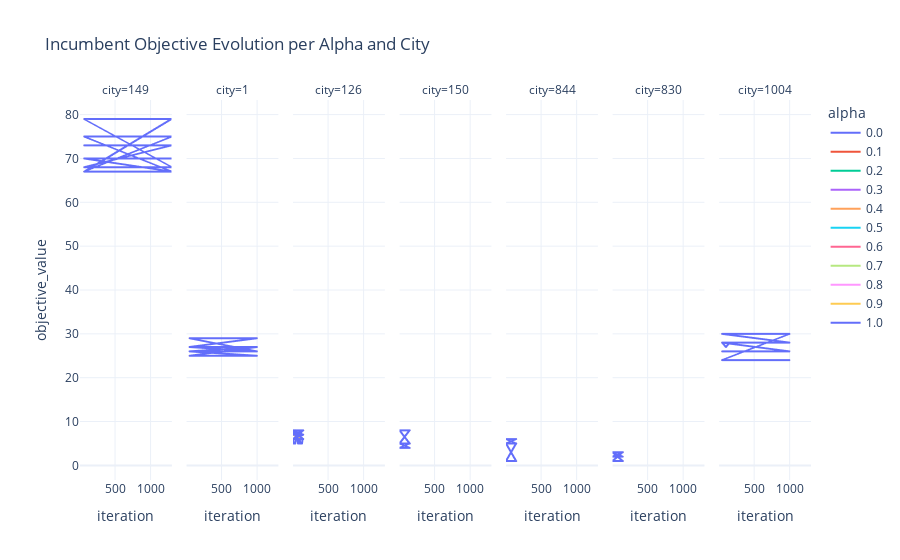

This figure's notebook cell:
### Code cell
fig = px.line(
    trace_df,
    x="iteration",
    y="objective_value",
    color="alpha",
    facet_col="city",
    title="Incumbent Objective Evolution per Alpha and City",
    template="plotly_white"
)
fig.show()

### Figure 1 — Plotly figure (JSON) as saved in the notebook; plotly's stock layout.template omitted (floating-point values rounded to 4 significant figures; data arrays with more than 128 entries replaced by an {"elided": "..."} marker saying what was removed)
{"data": [{"hovertemplate": "alpha=0.0<br>city=149<br>iteration=%{x}<br>objective_value=%{y}<extra></extra>", "legendgroup": "0.0", "line": {"color": "#636efa", "dash": "solid"}, "marker": {"symbol": "circle"}, "mode": "lines", "name": "0.0", "showlegend": true, "type": "scattergl", "x": {"elided": "133 int values"}, "xaxis": "x", "y": {"elided": "133 int values"}, "yaxis": "y"}, {"hovertemplate": "alpha=0.0<br>city=1<br>iteration=%{x}<br>objective_value=%{y}<extra></extra>", "legendgroup": "0.0", "line": {"color": "#636efa", "dash": "solid"}, "marker": {"symbol": "circle"}, "mode": "lines", "name": "0.0", "showlegend": false, "type": "scattergl", "x": {"elided": "133 int values"}, "xaxis": "x2", "y": {"elided": "133 int values"}, "yaxis": "y2"}, {"hovertemplate": "alpha=0.0<br>city=126<br>iteration=%{x}<br>objective_value=%{y}<extra></extra>", "legendgroup": "0.0", "line": {"color": "#636efa", "dash": "solid"}, "marker": {"symbol": "circle"}, "mode": "lines", "name": "0.0", "showlegend": false, "type": "scattergl", "x": {"elided": "133 int values"}, "xaxis": "x3", "y": {"elided": "133 int values"}, "yaxis": "y3"}, {"hovertemplate": "alpha=0.0<br>city=150<br>iteration=%{x}<br>objective_value=%{y}<extra></extra>", "legendgroup": "0.0", "line": {"color": "#636efa", "dash": "solid"}, "marker": {"symbol": "circle"}, "mode": "lines", "name": "0.0", "showlegend": false, "type": "scattergl", "x": {"elided": "133 int values"}, "xaxis": "x4", "y": {"elided": "133 int values"}, "yaxis": "y4"}, {"hovertemplate": "alpha=0.0<br>city=844<br>iteration=%{x}<br>objective_value=%{y}<extra></extra>", "legendgroup": "0.0", "line": {"color": "#636efa", "dash": "solid"}, "marker": {"symbol": "circle"}, "mode": "lines", "name": "0.0", "showlegend": false, "type": "scattergl", "x": {"elided": "133 int values"}, "xaxis": "x5", "y": {"elided": "133 int values"}, "yaxis": "y5"}, {"hovertemplate": "alpha=0.0<br>city=830<br>iteration=%{x}<br>objective_value=%{y}<extra></extra>", "legendgroup": "0.0", "line": {"color": "#636efa", "dash": "solid"}, "marker": {"symbol": "circle"}, "mode": "lines", "name": "0.0", "showlegend": false, "type": "scattergl", "x": {"elided": "133 int values"}, "xaxis": "x6", "y": {"elided": "133 int values"}, "yaxis": "y6"}, {"hovertemplate": "alpha=0.0<br>city=1004<br>iteration=%{x}<br>objective_value=%{y}<extra></extra>", "legendgroup": "0.0", "line": {"color": "#636efa", "dash": "solid"}, "marker": {"symbol": "circle"}, "mode": "lines", "name": "0.0", "showlegend": false, "type": "scattergl", "x": {"elided": "133 int values"}, "xaxis": "x7", "y": {"elided": "133 int values"}, "yaxis": "y7"}, {"hovertemplate": "alpha=0.1<br>city=149<br>iteration=%{x}<br>objective_value=%{y}<extra></extra>", "legendgroup": "0.1", "line": {"color": "#EF553B", "dash": "solid"}, "marker": {"symbol": "circle"}, "mode": "lines", "name": "0.1", "showlegend": true, "type": "scattergl", "x": {"elided": "133 int values"}, "xaxis": "x", "y": {"elided": "133 int values"}, "yaxis": "y"}, {"hovertemplate": "alpha=0.1<br>city=1<br>iteration=%{x}<br>objective_value=%{y}<extra></extra>", "legendgroup": "0.1", "line": {"color": "#EF553B", "dash": "solid"}, "marker": {"symbol": "circle"}, "mode": "lines", "name": "0.1", "showlegend": false, "type": "scattergl", "x": {"elided": "133 int values"}, "xaxis": "x2", "y": {"elided": "133 int values"}, "yaxis": "y2"}, {"hovertemplate": "alpha=0.1<br>city=126<br>iteration=%{x}<br>objective_value=%{y}<extra></extra>", "legendgroup": "0.1", "line": {"color": "#EF553B", "dash": "solid"}, "marker": {"symbol": "circle"}, "mode": "lines", "name": "0.1", "showlegend": false, "type": "scattergl", "x": {"elided": "133 int values"}, "xaxis": "x3", "y": {"elided": "133 int values"}, "yaxis": "y3"}, {"hovertemplate": "alpha=0.1<br>city=150<br>iteration=%{x}<br>objective_value=%{y}<extra></extra>", "legendgroup": "0.1", "line": {"color": "#EF553B", "dash": "solid"}, "marker": {"symbol": "circle"}, "mode": "lines", "name": "0.1", "showlegend": false, "type": "scattergl", "x": {"elided": "133 int values"}, "xaxis": "x4", "y": {"elided": "133 int values"}, "yaxis": "y4"}, {"hovertemplate": "alpha=0.1<br>city=844<br>iteration=%{x}<br>objective_value=%{y}<extra></extra>", "legendgroup": "0.1", "line": {"color": "#EF553B", "dash": "solid"}, "marker": {"symbol": "circle"}, "mode": "lines", "name": "0.1", "showlegend": false, "type": "scattergl", "x": {"elided": "133 int values"}, "xaxis": "x5", "y": {"elided": "133 int values"}, "yaxis": "y5"}, {"hovertemplate": "alpha=0.1<br>city=830<br>iteration=%{x}<br>objective_value=%{y}<extra></extra>", "legendgroup": "0.1", "line": {"color": "#EF553B", "dash": "solid"}, "marker": {"symbol": "circle"}, "mode": "lines", "name": "0.1", "showlegend": false, "type": "scattergl", "x": {"elided": "133 int values"}, "xaxis": "x6", "y": {"elided": "133 int values"}, "yaxis": "y6"}, {"hovertemplate": "alpha=0.1<br>city=1004<br>iteration=%{x}<br>objective_value=%{y}<extra></extra>", "legendgroup": "0.1", "line": {"color": "#EF553B", "dash": "solid"}, "marker": {"symbol": "circle"}, "mode": "lines", "name": "0.1", "showlegend": false, "type": "scattergl", "x": {"elided": "133 int values"}, "xaxis": "x7", "y": {"elided": "133 int values"}, "yaxis": "y7"}, {"hovertemplate": "alpha=0.2<br>city=149<br>iteration=%{x}<br>objective_value=%{y}<extra></extra>", "legendgroup": "0.2", "line": {"color": "#00cc96", "dash": "solid"}, "marker": {"symbol": "circle"}, "mode": "lines", "name": "0.2", "showlegend": true, "type": "scattergl", "x": {"elided": "133 int values"}, "xaxis": "x", "y": {"elided": "133 int values"}, "yaxis": "y"}, {"hovertemplate": "alpha=0.2<br>city=1<br>iteration=%{x}<br>objective_value=%{y}<extra></extra>", "legendgroup": "0.2", "line": {"color": "#00cc96", "dash": "solid"}, "marker": {"symbol": "circle"}, "mode": "lines", "name": "0.2", "showlegend": false, "type": "scattergl", "x": {"elided": "133 int values"}, "xaxis": "x2", "y": {"elided": "133 int values"}, "yaxis": "y2"}, {"hovertemplate": "alpha=0.2<br>city=126<br>iteration=%{x}<br>objective_value=%{y}<extra></extra>", "legendgroup": "0.2", "line": {"color": "#00cc96", "dash": "solid"}, "marker": {"symbol": "circle"}, "mode": "lines", "name": "0.2", "showlegend": false, "type": "scattergl", "x": {"elided": "133 int values"}, "xaxis": "x3", "y": {"elided": "133 int values"}, "yaxis": "y3"}, {"hovertemplate": "alpha=0.2<br>city=150<br>iteration=%{x}<br>objective_value=%{y}<extra></extra>", "legendgroup": "0.2", "line": {"color": "#00cc96", "dash": "solid"}, "marker": {"symbol": "circle"}, "mode": "lines", "name": "0.2", "showlegend": false, "type": "scattergl", "x": {"elided": "133 int values"}, "xaxis": "x4", "y": {"elided": "133 int values"}, "yaxis": "y4"}, {"hovertemplate": "alpha=0.2<br>city=844<br>iteration=%{x}<br>objective_value=%{y}<extra></extra>", "legendgroup": "0.2", "line": {"color": "#00cc96", "dash": "solid"}, "marker": {"symbol": "circle"}, "mode": "lines", "name": "0.2", "showlegend": false, "type": "scattergl", "x": {"elided": "133 int values"}, "xaxis": "x5", "y": {"elided": "133 int values"}, "yaxis": "y5"}, {"hovertemplate": "alpha=0.2<br>city=830<br>iteration=%{x}<br>objective_value=%{y}<extra></extra>", "legendgroup": "0.2", "line": {"color": "#00cc96", "dash": "solid"}, "marker": {"symbol": "circle"}, "mode": "lines", "name": "0.2", "showlegend": false, "type": "scattergl", "x": {"elided": "133 int values"}, "xaxis": "x6", "y": {"elided": "133 int values"}, "yaxis": "y6"}, {"hovertemplate": "alpha=0.2<br>city=1004<br>iteration=%{x}<br>objective_value=%{y}<extra></extra>", "legendgroup": "0.2", "line": {"color": "#00cc96", "dash": "solid"}, "marker": {"symbol": "circle"}, "mode": "lines", "name": "0.2", "showlegend": false, "type": "scattergl", "x": {"elided": "133 int values"}, "xaxis": "x7", "y": {"elided": "133 int values"}, "yaxis": "y7"}, {"hovertemplate": "alpha=0.3<br>city=149<br>iteration=%{x}<br>objective_value=%{y}<extra></extra>", "legendgroup": "0.3", "line": {"color": "#ab63fa", "dash": "solid"}, "marker": {"symbol": "circle"}, "mode": "lines", "name": "0.3", "showlegend": true, "type": "scattergl", "x": {"elided": "133 int values"}, "xaxis": "x", "y": {"elided": "133 int values"}, "yaxis": "y"}, {"hovertemplate": "alpha=0.3<br>city=1<br>iteration=%{x}<br>objective_value=%{y}<extra></extra>", "legendgroup": "0.3", "line": {"color": "#ab63fa", "dash": "solid"}, "marker": {"symbol": "circle"}, "mode": "lines", "name": "0.3", "showlegend": false, "type": "scattergl", "x": {"elided": "133 int values"}, "xaxis": "x2", "y": {"elided": "133 int values"}, "yaxis": "y2"}, {"hovertemplate": "alpha=0.3<br>city=126<br>iteration=%{x}<br>objective_value=%{y}<extra></extra>", "legendgroup": "0.3", "line": {"color": "#ab63fa", "dash": "solid"}, "marker": {"symbol": "circle"}, "mode": "lines", "name": "0.3", "showlegend": false, "type": "scattergl", "x": {"elided": "133 int values"}, "xaxis": "x3", "y": {"elided": "133 int values"}, "yaxis": "y3"}, {"hovertemplate": "alpha=0.3<br>city=150<br>iteration=%{x}<br>objective_value=%{y}<extra></extra>", "legendgroup": "0.3", "line": {"color": "#ab63fa", "dash": "solid"}, "marker": {"symbol": "circle"}, "mode": "lines", "name": "0.3", "showlegend": false, "type": "scattergl", "x": {"elided": "133 int values"}, "xaxis": "x4", "y": {"elided": "133 int values"}, "yaxis": "y4"}, {"hovertemplate": "alpha=0.3<br>city=844<br>iteration=%{x}<br>objective_value=%{y}<extra></extra>", "legendgroup": "0.3", "line": {"color": "#ab63fa", "dash": "solid"}, "marker": {"symbol": "circle"}, "mode": "lines", "name": "0.3", "showlegend": false, "type": "scattergl", "x": {"elided": "133 int values"}, "xaxis": "x5", "y": {"elided": "133 int values"}, "yaxis": "y5"}, {"hovertemplate": "alpha=0.3<br>city=830<br>iteration=%{x}<br>objective_value=%{y}<extra></extra>", "legendgroup": "0.3", "line": {"color": "#ab63fa", "dash": "solid"}, "marker": {"symbol": "circle"}, "mode": "lines", "name": "0.3", "showlegend": false, "type": "scattergl", "x": {"elided": "133 int values"}, "xaxis": "x6", "y": {"elided": "133 int values"}, "yaxis": "y6"}, {"hovertemplate": "alpha=0.3<br>city=1004<br>iteration=%{x}<br>objective_value=%{y}<extra></extra>", "legendgroup": "0.3", "line": {"color": "#ab63fa", "dash": "solid"}, "marker": {"symbol": "circle"}, "mode": "lines", "name": "0.3", "showlegend": false, "type": "scattergl", "x": {"elided": "133 int values"}, "xaxis": "x7", "y": {"elided": "133 int values"}, "yaxis": "y7"}, {"hovertemplate": "alpha=0.4<br>city=149<br>iteration=%{x}<br>objective_value=%{y}<extra></extra>", "legendgroup": "0.4", "line": {"color": "#FFA15A", "dash": "solid"}, "marker": {"symbol": "circle"}, "mode": "lines", "name": "0.4", "showlegend": true, "type": "scattergl", "x": {"elided": "133 int values"}, "xaxis": "x", "y": {"elided": "133 int values"}, "yaxis": "y"}, {"hovertemplate": "alpha=0.4<br>city=1<br>iteration=%{x}<br>objective_value=%{y}<extra></extra>", "legendgroup": "0.4", "line": {"color": "#FFA15A", "dash": "solid"}, "marker": {"symbol": "circle"}, "mode": "lines", "name": "0.4", "showlegend": false, "type": "scattergl", "x": {"elided": "133 int values"}, "xaxis": "x2", "y": {"elided": "133 int values"}, "yaxis": "y2"}, {"hovertemplate": "alpha=0.4<br>city=126<br>iteration=%{x}<br>objective_value=%{y}<extra></extra>", "legendgroup": "0.4", "line": {"color": "#FFA15A", "dash": "solid"}, "marker": {"symbol": "circle"}, "mode": "lines", "name": "0.4", "showlegend": false, "type": "scattergl", "x": {"elided": "133 int values"}, "xaxis": "x3", "y": {"elided": "133 int values"}, "yaxis": "y3"}, {"hovertemplate": "alpha=0.4<br>city=150<br>iteration=%{x}<br>objective_value=%{y}<extra></extra>", "legendgroup": "0.4", "line": {"color": "#FFA15A", "dash": "solid"}, "marker": {"symbol": "circle"}, "mode": "lines", "name": "0.4", "showlegend": false, "type": "scattergl", "x": {"elided": "133 int values"}, "xaxis": "x4", "y": {"elided": "133 int values"}, "yaxis": "y4"}, {"hovertemplate": "alpha=0.4<br>city=844<br>iteration=%{x}<br>objective_value=%{y}<extra></extra>", "legendgroup": "0.4", "line": {"color": "#FFA15A", "dash": "solid"}, "marker": {"symbol": "circle"}, "mode": "lines", "name": "0.4", "showlegend": false, "type": "scattergl", "x": {"elided": "133 int values"}, "xaxis": "x5", "y": {"elided": "133 int values"}, "yaxis": "y5"}, {"hovertemplate": "alpha=0.4<br>city=830<br>iteration=%{x}<br>objective_value=%{y}<extra></extra>", "legendgroup": "0.4", "line": {"color": "#FFA15A", "dash": "solid"}, "marker": {"symbol": "circle"}, "mode": "lines", "name": "0.4", "showlegend": false, "type": "scattergl", "x": {"elided": "133 int values"}, "xaxis": "x6", "y": {"elided": "133 int values"}, "yaxis": "y6"}, {"hovertemplate": "alpha=0.4<br>city=1004<br>iteration=%{x}<br>objective_value=%{y}<extra></extra>", "legendgroup": "0.4", "line": {"color": "#FFA15A", "dash": "solid"}, "marker": {"symbol": "circle"}, "mode": "lines", "name": "0.4", "showlegend": false, "type": "scattergl", "x": {"elided": "133 int values"}, "xaxis": "x7", "y": {"elided": "133 int values"}, "yaxis": "y7"}, {"hovertemplate": "alpha=0.5<br>city=149<br>iteration=%{x}<br>objective_value=%{y}<extra></extra>", "legendgroup": "0.5", "line": {"color": "#19d3f3", "dash": "solid"}, "marker": {"symbol": "circle"}, "mode": "lines", "name": "0.5", "showlegend": true, "type": "scattergl", "x": {"elided": "133 int values"}, "xaxis": "x", "y": {"elided": "133 int values"}, "yaxis": "y"}, {"hovertemplate": "alpha=0.5<br>city=1<br>iteration=%{x}<br>objective_value=%{y}<extra></extra>", "legendgroup": "0.5", "line": {"color": "#19d3f3", "dash": "solid"}, "marker": {"symbol": "circle"}, "mode": "lines", "name": "0.5", "showlegend": false, "type": "scattergl", "x": {"elided": "133 int values"}, "xaxis": "x2", "y": {"elided": "133 int values"}, "yaxis": "y2"}, {"hovertemplate": "alpha=0.5<br>city=126<br>iteration=%{x}<br>objective_value=%{y}<extra></extra>", "legendgroup": "0.5", "line": {"color": "#19d3f3", "dash": "solid"}, "marker": {"symbol": "circle"}, "mode": "lines", "name": "0.5", "showlegend": false, "type": "scattergl", "x": {"elided": "133 int values"}, "xaxis": "x3", "y": {"elided": "133 int values"}, "yaxis": "y3"}, {"hovertemplate": "alpha=0.5<br>city=150<br>iteration=%{x}<br>objective_value=%{y}<extra></extra>", "legendgroup": "0.5", "line": {"color": "#19d3f3", "dash": "solid"}, "marker": {"symbol": "circle"}, "mode": "lines", "name": "0.5", "showlegend": false, "type": "scattergl", "x": {"elided": "133 int values"}, "xaxis": "x4", "y": {"elided": "133 int values"}, "yaxis": "y4"}, {"hovertemplate": "alpha=0.5<br>city=844<br>iteration=%{x}<br>objective_value=%{y}<extra></extra>", "legendgroup": "0.5", "line": {"color": "#19d3f3", "dash": "solid"}, "marker": {"symbol": "circle"}, "mode": "lines", "name": "0.5", "showlegend": false, "type": "scattergl", "x": {"elided": "133 int values"}, "xaxis": "x5", "y": {"elided": "133 int values"}, "yaxis": "y5"}, {"hovertemplate": "alpha=0.5<br>city=830<br>iteration=%{x}<br>objective_value=%{y}<extra></extra>", "legendgroup": "0.5", "line": {"color": "#19d3f3", "dash": "solid"}, "marker": {"symbol": "circle"}, "mode": "lines", "name": "0.5", "showlegend": false, "type": "scattergl", "x": {"elided": "133 int values"}, "xaxis": "x6", "y": {"elided": "133 int values"}, "yaxis": "y6"}, {"hovertemplate": "alpha=0.5<br>city=1004<br>iteration=%{x}<br>objective_value=%{y}<extra></extra>", "legendgroup": "0.5", "line": {"color": "#19d3f3", "dash": "solid"}, "marker": {"symbol": "circle"}, "mode": "lines", "name": "0.5", "showlegend": false, "type": "scattergl", "x": {"elided": "133 int values"}, "xaxis": "x7", "y": {"elided": "133 int values"}, "yaxis": "y7"}, {"hovertemplate": "alpha=0.6<br>city=149<br>iteration=%{x}<br>objective_value=%{y}<extra></extra>", "legendgroup": "0.6", "line": {"color": "#FF6692", "dash": "solid"}, "marker": {"symbol": "circle"}, "mode": "lines", "name": "0.6", "showlegend": true, "type": "scattergl", "x": {"elided": "133 int values"}, "xaxis": "x", "y": {"elided": "133 int values"}, "yaxis": "y"}, {"hovertemplate": "alpha=0.6<br>city=1<br>iteration=%{x}<br>objective_value=%{y}<extra></extra>", "legendgroup": "0.6", "line": {"color": "#FF6692", "dash": "solid"}, "marker": {"symbol": "circle"}, "mode": "lines", "name": "0.6", "showlegend": false, "type": "scattergl", "x": {"elided": "133 int values"}, "xaxis": "x2", "y": {"elided": "133 int values"}, "yaxis": "y2"}, {"hovertemplate": "alpha=0.6<br>city=126<br>iteration=%{x}<br>objective_value=%{y}<extra></extra>", "legendgroup": "0.6", "line": {"color": "#FF6692", "dash": "solid"}, "marker": {"symbol": "circle"}, "mode": "lines", "name": "0.6", "showlegend": false, "type": "scattergl", "x": {"elided": "133 int values"}, "xaxis": "x3", "y": {"elided": "133 int values"}, "yaxis": "y3"}, {"hovertemplate": "alpha=0.6<br>city=150<br>iteration=%{x}<br>objective_value=%{y}<extra></extra>", "legendgroup": "0.6", "line": {"color": "#FF6692", "dash": "solid"}, "marker": {"symbol": "circle"}, "mode": "lines", "name": "0.6", "showlegend": false, "type": "scattergl", "x": {"elided": "133 int values"}, "xaxis": "x4", "y": {"elided": "133 int values"}, "yaxis": "y4"}, {"hovertemplate": "alpha=0.6<br>city=844<br>iteration=%{x}<br>objective_value=%{y}<extra></extra>", "legendgroup": "0.6", "line": {"color": "#FF6692", "dash": "solid"}, "marker": {"symbol": "circle"}, "mode": "lines", "name": "0.6", "showlegend": false, "type": "scattergl", "x": {"elided": "133 int values"}, "xaxis": "x5", "y": {"elided": "133 int values"}, "yaxis": "y5"}, {"hovertemplate": "alpha=0.6<br>city=830<br>iteration=%{x}<br>objective_value=%{y}<extra></extra>", "legendgroup": "0.6", "line": {"color": "#FF6692", "dash": "solid"}, "marker": {"symbol": "circle"}, "mode": "lines", "name": "0.6", "showlegend": false, "type": "scattergl", "x": {"elided": "133 int values"}, "xaxis": "x6", "y": {"elided": "133 int values"}, "yaxis": "y6"}, {"hovertemplate": "alpha=0.6<br>city=1004<br>iteration=%{x}<br>objective_value=%{y}<extra></extra>", "legendgroup": "0.6", "line": {"color": "#FF6692", "dash": "solid"}, "marker": {"symbol": "circle"}, "mode": "lines", "name": "0.6", "showlegend": false, "type": "scattergl", "x": {"elided": "133 int values"}, "xaxis": "x7", "y": {"elided": "133 int values"}, "yaxis": "y7"}, {"hovertemplate": "alpha=0.7<br>city=149<br>iteration=%{x}<br>objective_value=%{y}<extra></extra>", "legendgroup": "0.7", "line": {"color": "#B6E880", "dash": "solid"}, "marker": {"symbol": "circle"}, "mode": "lines", "name": "0.7", "showlegend": true, "type": "scattergl", "x": {"elided": "133 int values"}, "xaxis": "x", "y": {"elided": "133 int values"}, "yaxis": "y"}, {"hovertemplate": "alpha=0.7<br>city=1<br>iteration=%{x}<br>objective_value=%{y}<extra></extra>", "legendgroup": "0.7", "line": {"color": "#B6E880", "dash": "solid"}, "marker": {"symbol": "circle"}, "mode": "lines", "name": "0.7", "showlegend": false, "type": "scattergl", "x": {"elided": "133 int values"}, "xaxis": "x2", "y": {"elided": "133 int values"}, "yaxis": "y2"}, {"hovertemplate": "alpha=0.7<br>city=126<br>iteration=%{x}<br>objective_value=%{y}<extra></extra>", "legendgroup": "0.7", "line": {"color": "#B6E880", "dash": "solid"}, "marker": {"symbol": "circle"}, "mode": "lines", "name": "0.7", "showlegend": false, "type": "scattergl", "x": {"elided": "133 int values"}, "xaxis": "x3", "y": {"elided": "133 int values"}, "yaxis": "y3"}, {"hovertemplate": "alpha=0.7<br>city=150<br>iteration=%{x}<br>objective_value=%{y}<extra></extra>", "legendgroup": "0.7", "line": {"color": "#B6E880", "dash": "solid"}, "marker": {"symbol": "circle"}, "mode": "lines", "name": "0.7", "showlegend": false, "type": "scattergl", "x": {"elided": "133 int values"}, "xaxis": "x4", "y": {"elided": "133 int values"}, "yaxis": "y4"}, {"hovertemplate": "alpha=0.7<br>city=844<br>iteration=%{x}<br>objective_value=%{y}<extra></extra>", "legendgroup": "0.7", "line": {"color": "#B6E880", "dash": "solid"}, "marker": {"symbol": "circle"}, "mode": "lines", "name": "0.7", "showlegend": false, "type": "scattergl", "x": {"elided": "133 int values"}, "xaxis": "x5", "y": {"elided": "133 int values"}, "yaxis": "y5"}, {"hovertemplate": "alpha=0.7<br>city=830<br>iteration=%{x}<br>objective_value=%{y}<extra></extra>", "legendgroup": "0.7", "line": {"color": "#B6E880", "dash": "solid"}, "marker": {"symbol": "circle"}, "mode": "lines", "name": "0.7", "showlegend": false, "type": "scattergl", "x": {"elided": "133 int values"}, "xaxis": "x6", "y": {"elided": "133 int values"}, "yaxis": "y6"}, {"hovertemplate": "alpha=0.7<br>city=1004<br>iteration=%{x}<br>objective_value=%{y}<extra></extra>", "legendgroup": "0.7", "line": {"color": "#B6E880", "dash": "solid"}, "marker": {"symbol": "circle"}, "mode": "lines", "name": "0.7", "showlegend": false, "type": "scattergl", "x": {"elided": "133 int values"}, "xaxis": "x7", "y": {"elided": "133 int values"}, "yaxis": "y7"}, {"hovertemplate": "alpha=0.8<br>city=149<br>iteration=%{x}<br>objective_value=%{y}<extra></extra>", "legendgroup": "0.8", "line": {"color": "#FF97FF", "dash": "solid"}, "marker": {"symbol": "circle"}, "mode": "lines", "name": "0.8", "showlegend": true, "type": "scattergl", "x": {"elided": "133 int values"}, "xaxis": "x", "y": {"elided": "133 int values"}, "yaxis": "y"}, {"hovertemplate": "alpha=0.8<br>city=1<br>iteration=%{x}<br>objective_value=%{y}<extra></extra>", "legendgroup": "0.8", "line": {"color": "#FF97FF", "dash": "solid"}, "marker": {"symbol": "circle"}, "mode": "lines", "name": "0.8", "showlegend": false, "type": "scattergl", "x": {"elided": "133 int values"}, "xaxis": "x2", "y": {"elided": "133 int values"}, "yaxis": "y2"}, {"hovertemplate": "alpha=0.8<br>city=126<br>iteration=%{x}<br>objective_value=%{y}<extra></extra>", "legendgroup": "0.8", "line": {"color": "#FF97FF", "dash": "solid"}, "marker": {"symbol": "circle"}, "mode": "lines", "name": "0.8", "showlegend": false, "type": "scattergl", "x": {"elided": "133 int values"}, "xaxis": "x3", "y": {"elided": "133 int values"}, "yaxis": "y3"}, {"hovertemplate": "alpha=0.8<br>city=150<br>iteration=%{x}<br>objective_value=%{y}<extra></extra>", "legendgroup": "0.8", "line": {"color": "#FF97FF", "dash": "solid"}, "marker": {"symbol": "circle"}, "mode": "lines", "name": "0.8", "showlegend": false, "type": "scattergl", "x": {"elided": "133 int values"}, "xaxis": "x4", "y": {"elided": "133 int values"}, "yaxis": "y4"}, {"hovertemplate": "alpha=0.8<br>city=844<br>iteration=%{x}<br>objective_value=%{y}<extra></extra>", "legendgroup": "0.8", "line": {"color": "#FF97FF", "dash": "solid"}, "marker": {"symbol": "circle"}, "mode": "lines", "name": "0.8", "showlegend": false, "type": "scattergl", "x": {"elided": "133 int values"}, "xaxis": "x5", "y": {"elided": "133 int values"}, "yaxis": "y5"}, {"hovertemplate": "alpha=0.8<br>city=830<br>iteration=%{x}<br>objective_value=%{y}<extra></extra>", "legendgroup": "0.8", "line": {"color": "#FF97FF", "dash": "solid"}, "marker": {"symbol": "circle"}, "mode": "lines", "name": "0.8", "showlegend": false, "type": "scattergl", "x": {"elided": "133 int values"}, "xaxis": "x6", "y": {"elided": "133 int values"}, "yaxis": "y6"}, {"hovertemplate": "alpha=0.8<br>city=1004<br>iteration=%{x}<br>objective_value=%{y}<extra></extra>", "legendgroup": "0.8", "line": {"color": "#FF97FF", "dash": "solid"}, "marker": {"symbol": "circle"}, "mode": "lines", "name": "0.8", "showlegend": false, "type": "scattergl", "x": {"elided": "133 int values"}, "xaxis": "x7", "y": {"elided": "133 int values"}, "yaxis": "y7"}, {"hovertemplate": "alpha=0.9<br>city=149<br>iteration=%{x}<br>objective_value=%{y}<extra></extra>", "legendgroup": "0.9", "line": {"color": "#FECB52", "dash": "solid"}, "marker": {"symbol": "circle"}, "mode": "lines", "name": "0.9", "showlegend": true, "type": "scattergl", "x": {"elided": "133 int values"}, "xaxis": "x", "y": {"elided": "133 int values"}, "yaxis": "y"}, {"hovertemplate": "alpha=0.9<br>city=1<br>iteration=%{x}<br>objective_value=%{y}<extra></extra>", "legendgroup": "0.9", "line": {"color": "#FECB52", "dash": "solid"}, "marker": {"symbol": "circle"}, "mode": "lines", "name": "0.9", "showlegend": false, "type": "scattergl", "x": {"elided": "133 int values"}, "xaxis": "x2", "y": {"elided": "133 int values"}, "yaxis": "y2"}, {"hovertemplate": "alpha=0.9<br>city=126<br>iteration=%{x}<br>objective_value=%{y}<extra></extra>", "legendgroup": "0.9", "line": {"color": "#FECB52", "dash": "solid"}, "marker": {"symbol": "circle"}, "mode": "lines", "name": "0.9", "showlegend": false, "type": "scattergl", "x": {"elided": "133 int values"}, "xaxis": "x3", "y": {"elided": "133 int values"}, "yaxis": "y3"}, {"hovertemplate": "alpha=0.9<br>city=150<br>iteration=%{x}<br>objective_value=%{y}<extra></extra>", "legendgroup": "0.9", "line": {"color": "#FECB52", "dash": "solid"}, "marker": {"symbol": "circle"}, "mode": "lines", "name": "0.9", "showlegend": false, "type": "scattergl", "x": {"elided": "133 int values"}, "xaxis": "x4", "y": {"elided": "133 int values"}, "yaxis": "y4"}, {"hovertemplate": "alpha=0.9<br>city=844<br>iteration=%{x}<br>objective_value=%{y}<extra></extra>", "legendgroup": "0.9", "line": {"color": "#FECB52", "dash": "solid"}, "marker": {"symbol": "circle"}, "mode": "lines", "name": "0.9", "showlegend": false, "type": "scattergl", "x": {"elided": "133 int values"}, "xaxis": "x5", "y": {"elided": "133 int values"}, "yaxis": "y5"}, {"hovertemplate": "alpha=0.9<br>city=830<br>iteration=%{x}<br>objective_value=%{y}<extra></extra>", "legendgroup": "0.9", "line": {"color": "#FECB52", "dash": "solid"}, "marker": {"symbol": "circle"}, "mode": "lines", "name": "0.9", "showlegend": false, "type": "scattergl", "x": {"elided": "133 int values"}, "xaxis": "x6", "y": {"elided": "133 int values"}, "yaxis": "y6"}, {"hovertemplate": "alpha=0.9<br>city=1004<br>iteration=%{x}<br>objective_value=%{y}<extra></extra>", "legendgroup": "0.9", "line": {"color": "#FECB52", "dash": "solid"}, "marker": {"symbol": "circle"}, "mode": "lines", "name": "0.9", "showlegend": false, "type": "scattergl", "x": {"elided": "133 int values"}, "xaxis": "x7", "y": {"elided": "133 int values"}, "yaxis": "y7"}, {"hovertemplate": "alpha=1.0<br>city=149<br>iteration=%{x}<br>objective_value=%{y}<extra></extra>", "legendgroup": "1.0", "line": {"color": "#636efa", "dash": "solid"}, "marker": {"symbol": "circle"}, "mode": "lines", "name": "1.0", "showlegend": true, "type": "scattergl", "x": {"elided": "133 int values"}, "xaxis": "x", "y": {"elided": "133 int values"}, "yaxis": "y"}, {"hovertemplate": "alpha=1.0<br>city=1<br>iteration=%{x}<br>objective_value=%{y}<extra></extra>", "legendgroup": "1.0", "line": {"color": "#636efa", "dash": "solid"}, "marker": {"symbol": "circle"}, "mode": "lines", "name": "1.0", "showlegend": false, "type": "scattergl", "x": {"elided": "133 int values"}, "xaxis": "x2", "y": {"elided": "133 int values"}, "yaxis": "y2"}, {"hovertemplate": "alpha=1.0<br>city=126<br>iteration=%{x}<br>objective_value=%{y}<extra></extra>", "legendgroup": "1.0", "line": {"color": "#636efa", "dash": "solid"}, "marker": {"symbol": "circle"}, "mode": "lines", "name": "1.0", "showlegend": false, "type": "scattergl", "x": {"elided": "133 int values"}, "xaxis": "x3", "y": {"elided": "133 int values"}, "yaxis": "y3"}, {"hovertemplate": "alpha=1.0<br>city=150<br>iteration=%{x}<br>objective_value=%{y}<extra></extra>", "legendgroup": "1.0", "line": {"color": "#636efa", "dash": "solid"}, "marker": {"symbol": "circle"}, "mode": "lines", "name": "1.0", "showlegend": false, "type": "scattergl", "x": {"elided": "133 int values"}, "xaxis": "x4", "y": {"elided": "133 int values"}, "yaxis": "y4"}, {"hovertemplate": "alpha=1.0<br>city=844<br>iteration=%{x}<br>objective_value=%{y}<extra></extra>", "legendgroup": "1.0", "line": {"color": "#636efa", "dash": "solid"}, "marker": {"symbol": "circle"}, "mode": "lines", "name": "1.0", "showlegend": false, "type": "scattergl", "x": {"elided": "133 int values"}, "xaxis": "x5", "y": {"elided": "133 int values"}, "yaxis": "y5"}, {"hovertemplate": "alpha=1.0<br>city=830<br>iteration=%{x}<br>objective_value=%{y}<extra></extra>", "legendgroup": "1.0", "line": {"color": "#636efa", "dash": "solid"}, "marker": {"symbol": "circle"}, "mode": "lines", "name": "1.0", "showlegend": false, "type": "scattergl", "x": {"elided": "133 int values"}, "xaxis": "x6", "y": {"elided": "133 int values"}, "yaxis": "y6"}, {"hovertemplate": "alpha=1.0<br>city=1004<br>iteration=%{x}<br>objective_value=%{y}<extra></extra>", "legendgroup": "1.0", "line": {"color": "#636efa", "dash": "solid"}, "marker": {"symbol": "circle"}, "mode": "lines", "name": "1.0", "showlegend": false, "type": "scattergl", "x": {"elided": "133 int values"}, "xaxis": "x7", "y": {"elided": "133 int values"}, "yaxis": "y7"}], "layout": {"annotations": [{"font": {}, "showarrow": false, "text": "city=149", "x": 0.06286, "xanchor": "center", "xref": "paper", "y": 1, "yanchor": "bottom", "yref": "paper"}, {"font": {}, "showarrow": false, "text": "city=1", "x": 0.2086, "xanchor": "center", "xref": "paper", "y": 1, "yanchor": "bottom", "yref": "paper"}, {"font": {}, "showarrow": false, "text": "city=126", "x": 0.3543, "xanchor": "center", "xref": "paper", "y": 1, "yanchor": "bottom", "yref": "paper"}, {"font": {}, "showarrow": false, "text": "city=150", "x": 0.5, "xanchor": "center", "xref": "paper", "y": 1, "yanchor": "bottom", "yref": "paper"}, {"font": {}, "showarrow": false, "text": "city=844", "x": 0.6457, "xanchor": "center", "xref": "paper", "y": 1, "yanchor": "bottom", "yref": "paper"}, {"font": {}, "showarrow": false, "text": "city=830", "x": 0.7914, "xanchor": "center", "xref": "paper", "y": 1, "yanchor": "bottom", "yref": "paper"}, {"font": {}, "showarrow": false, "text": "city=1004", "x": 0.9371, "xanchor": "center", "xref": "paper", "y": 1, "yanchor": "bottom", "yref": "paper"}], "legend": {"title": {"text": "alpha"}, "tracegroupgap": 0}, "title": {"text": "Incumbent Objective Evolution per Alpha and City"}, "xaxis": {"anchor": "y", "domain": [0, 0.1257], "title": {"text": "iteration"}}, "xaxis2": {"anchor": "y2", "domain": [0.1457, 0.2714], "matches": "x", "title": {"text": "iteration"}}, "xaxis3": {"anchor": "y3", "domain": [0.2914, 0.4171], "matches": "x", "title": {"text": "iteration"}}, "xaxis4": {"anchor": "y4", "domain": [0.4371, 0.5629], "matches": "x", "title": {"text": "iteration"}}, "xaxis5": {"anchor": "y5", "domain": [0.5829, 0.7086], "matches": "x", "title": {"text": "iteration"}}, "xaxis6": {"anchor": "y6", "domain": [0.7286, 0.8543], "matches": "x", "title": {"text": "iteration"}}, "xaxis7": {"anchor": "y7", "domain": [0.8743, 1.0], "matches": "x", "title": {"text": "iteration"}}, "yaxis": {"anchor": "x", "domain": [0, 1], "title": {"text": "objective_value"}}, "yaxis2": {"anchor": "x2", "domain": [0, 1], "matches": "y", "showticklabels": false}, "yaxis3": {"anchor": "x3", "domain": [0, 1], "matches": "y", "showticklabels": false}, "yaxis4": {"anchor": "x4", "domain": [0, 1], "matches": "y", "showticklabels": false}, "yaxis5": {"anchor": "x5", "domain": [0, 1], "matches": "y", "showticklabels": false}, "yaxis6": {"anchor": "x6", "domain": [0, 1], "matches": "y", "showticklabels": false}, "yaxis7": {"anchor": "x7", "domain": [0, 1], "matches": "y", "showticklabels": false}}}
